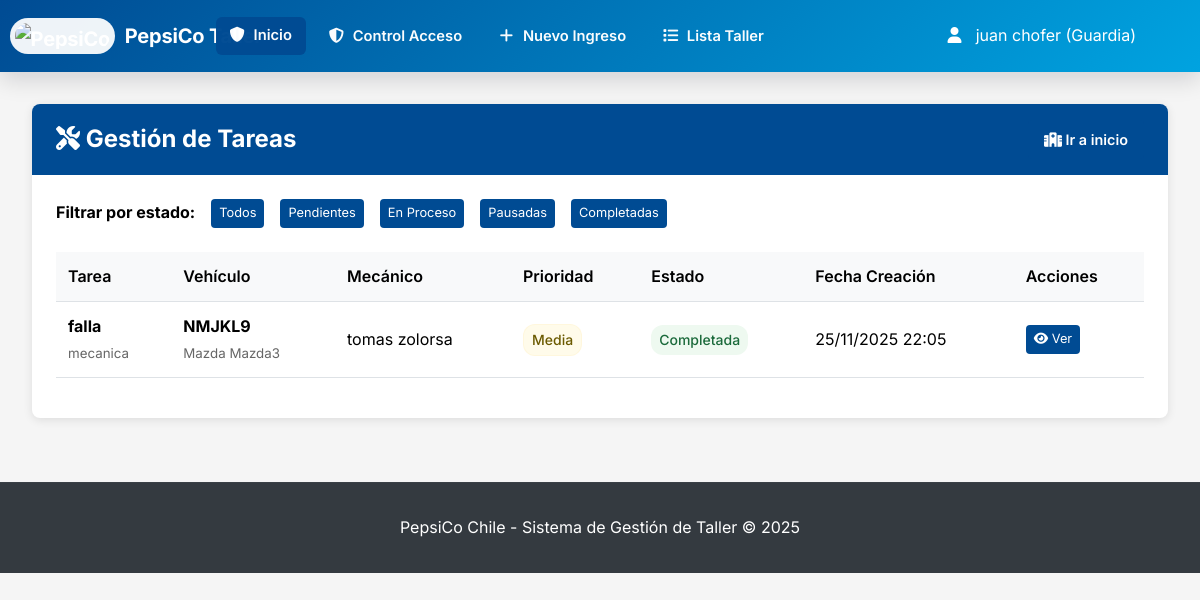
Screenshot of /mantenimientos/tareas/ (signed in) with the database file from the repository.
### usuarios/models.py (models this page shows, shortened)
class Usuario(AbstractUser):
    ROLES = (
        ('admin', 'Administrador'),
        ('jefe_taller', 'Jefe de Taller'),
        ('mecanico', 'Mecánico'),
        ('chofer', 'Chofer'),
        ('vendedor', 'Vendedor/Preventista'),
        ('guardia', 'Guardia'),
        ('bodeguero', 'Bodeguero'),
        ('ehs', 'EHS'),
        ('recepcionista', 'Recepcionista de Vehículos'),
    )
    rol = models.CharField(max_length=30, choices=ROLES, default='mecanico')
    telefono = models.CharField(max_length=15, blank=True)
    fecha_creacion = models.DateTimeField(auto_now_add=True)
    foto_perfil = models.ImageField(upload_to='perfiles/', blank=True, null=True)

### mantenimientos/models.py (models this page shows, shortened)
class Tarea(models.Model):
    ESTADOS_TAREA = (
        ('pendiente', 'Pendiente'),
        ('en_proceso', 'En Proceso'),
        ('pausada', 'Pausada'),
        ('completada', 'Completada'),
    )
    PRIORIDADES = (
        ('baja', 'Baja'),
        ('media', 'Media'),
        ('alta', 'Alta'),
        ('critica', 'Crítica'),
    )
    vehiculo = models.ForeignKey(Vehiculo, on_delete=models.CASCADE, related_name='tareas')
    titulo = models.CharField(max_length=200)
    descripcion = models.TextField()
    prioridad = models.CharField(max_length=20, choices=PRIORIDADES, default='media')
    estado = models.CharField(max_length=20, choices=ESTADOS_TAREA, default='pendiente')
    mecanico_asignado = models.ForeignKey(Usuario, on_delete=models.SET_NULL, null=True, limit_choices_to={'rol': 'mecanico'})
    fecha_creacion = models.DateTimeField(auto_now_add=True)
    fecha_inicio = models.DateTimeField(blank=True, null=True)
    fecha_fin = models.DateTimeField(blank=True, null=True)
    tiempo_estimado = models.IntegerField(help_text="Tiempo estimado en minutos", default=60)
    repuestos_utilizados_desc = models.TextField(blank=True, verbose_name="Repuestos Utilizados")
    observaciones_finales = models.TextField(blank=True)

### vehiculos/models.py (models this page shows, shortened)
class Vehiculo(models.Model):
    ESTADOS = (
        ('pendiente', 'Pendiente de Aprobación'),
        ('ingresado', 'Ingresado'),
        ('diagnostico', 'En Diagnóstico'),
        ('reparacion', 'En Reparación'),
        ('listo', 'Listo para Retiro'),
        ('entregado', 'Entregado'),
        ('rechazado', 'Ingreso Rechazado'),
    )
    TIPOS_VEHICULO = (
        ('camion', 'Camión'),
        ('camion_dts', 'Camión DTS'),
        ('camion_cstore', 'Camión Cstore'),
        ('furgon', 'Furgón'),
        ('pickup', 'Pickup'),
        ('automovil', 'Automóvil'),
        ('maquinaria', 'Maquinaria'),
        ('funcional_flota', 'Funcional Flota'),
        ('merchandising', 'Merchandising'),
    )
    patente = models.CharField(max_length=10, unique=True)
    tipo_vehiculo = models.CharField(max_length=50, choices=TIPOS_VEHICULO)
    marca = models.CharField(max_length=50)
    modelo = models.CharField(max_length=50)
    año = models.IntegerField()
    flota = models.CharField(max_length=100, blank=True, null=True)
    numero_chasis = models.CharField(max_length=50, blank=True)
    kilometraje = models.IntegerField(default=0, null=True, blank=True)
    activo = models.BooleanField(default=True)
    nombre_chofer = models.CharField(max_length=100, blank=True)
    telefono_chofer = models.CharField(max_length=15, blank=True)
    empresa_chofer = models.CharField(max_length=100, blank=True)
    chofer_asignado = models.ForeignKey(
        'usuarios.Usuario',
        on_delete=models.SET_NULL,
        null=True,
        blank=True,
        limit_choices_to={'rol': 'chofer'},
        related_name='vehiculos_como_chofer'  # ← CAMBIADO: nombre único
    )
    estado = models.CharField(max_length=20, choices=ESTADOS, default='ingresado')
    fecha_ingreso = models.DateTimeField(auto_now_add=True)
    fecha_salida = models.DateTimeField(blank=True, null=True)
    motivo_ingreso = models.TextField()
    observaciones_ingreso = models.TextField(blank=True)
    guardia_ingreso = models.ForeignKey(
        Usuario,
        on_delete=models.SET_NULL,
        null=True,
        related_name='vehiculos_ingresados'  # ← Este está bien
    )
    mecanico_asignado = models.ForeignKey(
        Usuario,
        on_delete=models.SET_NULL,
        null=True,
        blank=True,
        related_name='vehiculos_como_mecanico'  # ← CAMBIADO: nombre único
    )

### mantenimientos/views.py (the view)
# urls.py: path('tareas/', views.lista_tareas, name='lista_tareas'),
@login_required
def lista_tareas(request):
    tareas = Tarea.objects.all().order_by('-fecha_creacion')
    estado = request.GET.get('estado')
    if estado:
        tareas = tareas.filter(estado=estado)
    if request.user.rol == 'mecanico':
        tareas = tareas.filter(mecanico_asignado=request.user)
    return render(request, 'mantenimientos/lista_tareas.html', {'tareas': tareas})

### templates/mantenimientos/lista_tareas.html (shortened to what this page needs)
{% extends 'base.html' %}
{% block content %}
<div class="card">
    <div class="card-header">
        <h2 style="margin: 0;"><i class="fa-solid fa-tools" aria-hidden="true"></i> Gestión de Tareas</h2>
        <div>
            <a href="{% url 'clinica_dashboard' %}" class="btn btn-primary"><i class="fa-solid fa-hospital" aria-hidden="true"></i> Ir a inicio</a>
        </div>
    </div>
    <div class="card-body">
        <div style="margin-bottom: 1.5rem; display: flex; gap: 1rem; align-items: center;">
            <strong>Filtrar por estado:</strong>
            <a href="{% url 'lista_tareas' %}" class="btn btn-sm {% if not request.GET.estado %}btn-primary{% else %}btn-primary{% endif %}">Todos</a>
            <a href="{% url 'lista_tareas' %}?estado=pendiente" class="btn btn-sm {% if request.GET.estado == 'pendiente' %}btn-primary{% else %}btn-primary{% endif %}">Pendientes</a>
            <a href="{% url 'lista_tareas' %}?estado=en_proceso" class="btn btn-sm {% if request.GET.estado == 'en_proceso' %}btn-primary{% else %}btn-primary{% endif %}">En Proceso</a>
            <a href="{% url 'lista_tareas' %}?estado=pausada" class="btn btn-sm {% if request.GET.estado == 'pausada' %}btn-primary{% else %}btn-primary{% endif %}">Pausadas</a>
            <a href="{% url 'lista_tareas' %}?estado=completada" class="btn btn-sm {% if request.GET.estado == 'completada' %}btn-primary{% else %}btn-primary{% endif %}">Completadas</a>
        </div>
        {% if tareas %}
        <table class="table">
            <thead>
                <tr>
                    <th>Tarea</th>
                    <th>Vehículo</th>
                    <th>Mecánico</th>
                    <th>Prioridad</th>
                    <th>Estado</th>
                    <th>Fecha Creación</th>
                    <th>Acciones</th>
                </tr>
            </thead>
            <tbody>
                {% for tarea in tareas %}
                <tr>
                    <td>
                        <strong>{{ tarea.titulo }}</strong><br>
                        <small style="color: #666;">{{ tarea.descripcion|truncatewords:10 }}</small>
                    </td>
                    <td>
                        <strong>{{ tarea.vehiculo.patente }}</strong><br>
                        <small style="color: #666;">{{ tarea.vehiculo.marca }} {{ tarea.vehiculo.modelo }}</small>
                    </td>
                    <td>{{ tarea.mecanico_asignado.get_full_name|default:tarea.mecanico_asignado.username }}</td>
                    <td>
                        <span class="status-badge priority-{{ tarea.prioridad }}">
                            {{ tarea.get_prioridad_display }}
                        </span>
                    </td>
                    <td>
                        <span class="status-badge status-{{ tarea.estado }}">
                            {{ tarea.get_estado_display }}
                        </span>
                    </td>
                    <td>{{ tarea.fecha_creacion|date:"d/m/Y H:i" }}</td>
                    <td>
                        <div style="display: flex; gap: 0.25rem; flex-wrap: wrap;">
                           <a href="{% url 'detalle_tarea' tarea.id %}" class="btn btn-sm btn-primary"><i class="fa-solid fa-eye" aria-hidden="true"></i> Ver</a>
                        </div>
                    </td>
                </tr>
                {% endfor %}
            </tbody>
        </table>
        {% endif %}
    </div>
</div>
{% endblock %}

### templates/base.html (shortened to what this page needs)
<!DOCTYPE html>
<html lang="es">
<head>
    <link rel="stylesheet" href="https://cdnjs.cloudflare.com/ajax/libs/font-awesome/6.4.0/css/all.min.css"
 />
</head>
<body>
    <nav class="navbar">
        <div class="navbar-container">
            <div class="logo">
                <h1><img src="https://i.postimg.cc/jSTv1DJn/instruments-logo-43257843.png" alt="PepsiCo"
                        class="logo-img"> PepsiCo Taller</h1>
            </div>
            {% if user.is_authenticated %}
            <ul class="nav-links" id="navLinks">
                {% if user.rol == 'admin' %}
                <li><a id="inicioBtn" class="btn btn-primary" data-loader="1" href="{% url 'dashboard_admin' %}"
                        title="Dashboard - Administrador"><i class="fa-solid fa-shield-halved"></i>Inicio</a></li>
                {% elif user.rol == 'jefe_taller' %}
                <li><a id="inicioBtn" class="btn btn-primary" data-loader="1" href="{% url 'dashboard_jefe_taller' %}"
                        title="Dashboard - Jefe de Taller"><i class="fa-solid fa-helmet-safety"></i>Inicio</a></li>
                {% elif user.rol == 'mecanico' %}
                <li><a id="inicioBtn" class="btn btn-primary" data-loader="1" href="{% url 'dashboard_mecanico' %}"
                        title="Dashboard - Mecánico"><i class="fa-solid fa-wrench"></i>Inicio</a></li>
                {% elif user.rol == 'chofer' %}
                <li><a id="inicioBtn" class="btn btn-primary" data-loader="1" href="{% url 'dashboard_chofer' %}"
                        title="Dashboard - Chofer"><i class="fa-solid fa-road"></i>Inicio</a></li>
                {% elif user.rol == 'guardia' %}
                <li><a id="inicioBtn" class="btn btn-primary" data-loader="1" href="{% url 'dashboard_guardia' %}"
                        title="Dashboard - Guardia"><i class="fa-solid fa-shield"></i>Inicio</a></li>
                {% elif user.rol == 'ehs' %}
                <li><a id="inicioBtn" class="btn btn-primary" data-loader="1" href="{% url 'dashboard_ehs' %}"
                        title="Dashboard - EHS"><i class="fa-solid fa-user-shield"></i>Inicio</a></li>
                {% else %}
                <li><a id="inicioBtn" href="{% url 'clinica_dashboard' %}" title="Dashboard Principal"><i
                            class="fa-solid fa-road"></i>Inicio</a></li>
                {% endif %}
                {% if user.is_superuser or user.rol == 'admin' %}
                <li class="dropdown shift-right">
                    <a href="#" class="dropdown-toggle btn-mas" title="Más operaciones"><i
                            class="fa-solid fa-ellipsis"></i>Más</a>
                    <div class="dropdown-content">
                        <div class="dropdown-mega">
                            <div class="dropdown-section">
                                <strong><i class="fa-solid fa-car-side"></i>Vehículos</strong>
                                <a href="{% url 'ingreso_vehiculo' %}"><i class="fa-solid fa-plus"></i>Nuevo Ingreso</a>
                                <a href="{% url 'lista_taller' %}"><i class="fa-solid fa-list"></i>Lista Taller</a>
                                <a href="{% url 'gestionar_vehiculos' %}"><i class="fa-solid fa-cog"></i>Gestionar
                                    Vehículos</a>
                            </div>
                            <div class="dropdown-section">
                                <strong><i class="fa-solid fa-chart-bar"></i>Reportes</strong>
                                <a href="{% url 'reporte_productividad' %}"><i
                                        class="fa-solid fa-user-tie"></i>Productividad</a>
                                <a href="{% url 'reporte_tiempos_pausas' %}"><i
                                        class="fa-solid fa-clock"></i>Tiempos</a>
                                <a href="{% url 'reporte_tiempos_taller' %}"><i class="fa-solid fa-road"></i>Tiempos
                                    Taller</a>
                            </div>
                            <div class="dropdown-section">
                                <strong><i class="fa-solid fa-shield-halved"></i>Seguridad</strong>
                                <a href="{% url 'lista_siniestros' %}"><i
                                        class="fa-solid fa-triangle-exclamation"></i>Siniestros</a>
                            </div>
                        </div>
                    </div>
                </li>
                {% else %}
                {% if user.rol == 'guardia' %}
                <li><a href="{% url 'panel_guardia' %}"><i class="fa-solid fa-shield-alt"></i>Control Acceso</a></li>
                {% endif %}
                {% if user.rol == 'guardia' or user.rol == 'recepcionista' or user.rol == 'chofer' %}
                <li><a href="{% url 'ingreso_vehiculo' %}"><i class="fa-solid fa-plus"></i>Nuevo Ingreso</a></li>
                {% endif %}
                {% if user.rol != 'chofer' %}
                <li><a href="{% url 'lista_taller' %}"><i class="fa-solid fa-list"></i>Lista Taller</a></li>
                {% endif %}
                {% endif %}
            </ul>
            <div class="user-info">
                <div class="dropdown align-right">
                    <a href="#" class="dropdown-toggle" style="color: white; text-decoration: none;">
                        <i class="fa-solid fa-user"></i>
                        {% if request.viewing_as_role %}
                        {{ request.original_user.get_full_name|default:request.original_user.username }} ({{
                        request.original_user.get_rol_display }})
                        {% else %}
                        {{ user.get_full_name|default:user.username }} ({{ user.get_rol_display }})
                        {% endif %}
                    </a>
                </div>
            </div>
            {% endif %}
        </div>
    </nav>
    <main class="main-container">
        {% block content %}
        {% endblock %}
    </main>
    <footer style="text-align: center; padding: 2rem; background: var(--dark-gray); color: white; margin-top: 4rem;">
        <p>PepsiCo Chile - Sistema de Gestión de Taller &copy; 2025</p>
    </footer>
</body>
</html>

### rows the page displays
Usuario: get_full_name "juan chofer", rol "Guardia"
Tarea: titulo "falla", descripcion "mecanica", vehiculo.patente "NMJKL9", vehiculo.marca "Mazda", vehiculo.modelo "Mazda3", mecanico_asignado.get_full_name "tomas zolorsa", prioridad "Media", estado "Completada", fecha_creacion "25/11/2025 22:05"
